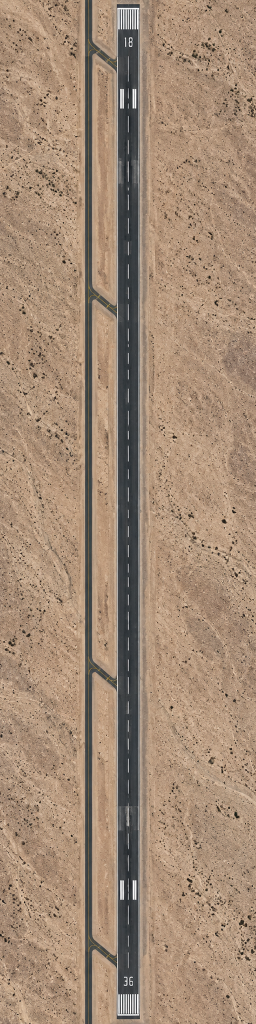
#> input picture assets/originals/airbase_runway.png, 512 x 2048 px, given in place of zoomout_a.png, which was not available (shown at 1/2 size)
$ python make_farfield.py ../assets/originals/airbase_runway.png
#> lines starting #> are read from the running program, lines starting #| are printed output that depends on the picture; pictures that were not available may be replaced by others from this repository, and a replacement may not be noted
"""Far-field terrain around the playable map: a 6 x 6 km ground image seen through the Apache canopy.

  python3 tools/make_farfield.py            # writes tiles/far/<x>_<y>.jpg (4 x 4 tiles, 1024 px, mipmappable) and tiles/far/tsd.jpg
  python3 tools/make_farfield.py --keep     # also keeps build/farfield_6km.png for inspection

Inputs (assets/originals/):
  valley_map.png            the playable map; stays untouched, pixel for pixel, at the centre
  terrain/zoomout_a.png     an AI "zoom out" of the valley: the original sits inside it at 0.605 scale
  terrain/zoomout_b/c.png   further top-down samples in the same style
  terrain/nadir_d.png       a strictly overhead sample (about 2 m per pixel)

Steps:
  1. put the original map back into zoomout_a (the generator redraws the centre; we keep ours)
  2. lay the samples around it on a 1.5 m/px canvas, colour-matched, Laplacian-blended along wandering seams.
     Samples are only ever transposed, never mirrored, so shadows keep falling to the lower right.
  3. the main road: pieces slide sideways until their roads meet; two joints that still broke are painted in
  4. cut into tiles
"""
import json, os, sys
import numpy as np
from PIL import Image, ImageFilter
Image.MAX_IMAGE_PIXELS = None
ROOT = os.path.dirname(os.path.dirname(os.path.abspath(__file__)))
O = os.path.join(ROOT, 'assets', 'originals')

MPP = 1.5                  # canvas metres per pixel
N = 4000                   # canvas side: 6 km
CORE_MPP = 0.85            # original map metres per pixel
# where the original map sits inside zoomout_a (found by normalised cross-correlation over scale and position)
ZA_SCALE, ZA_X, ZA_Y = 0.605, 338, 153
rng = np.random.default_rng(7)


def step1_core():
    big = Image.open(f'{O}/terrain/zoomout_a.png').convert('RGB')
#> big is the input picture: PIL image 512x2048 RGB; mean R, G, B 162.7, 138.4, 117
    src = Image.open(f'{O}/valley_map.png').convert('RGB')
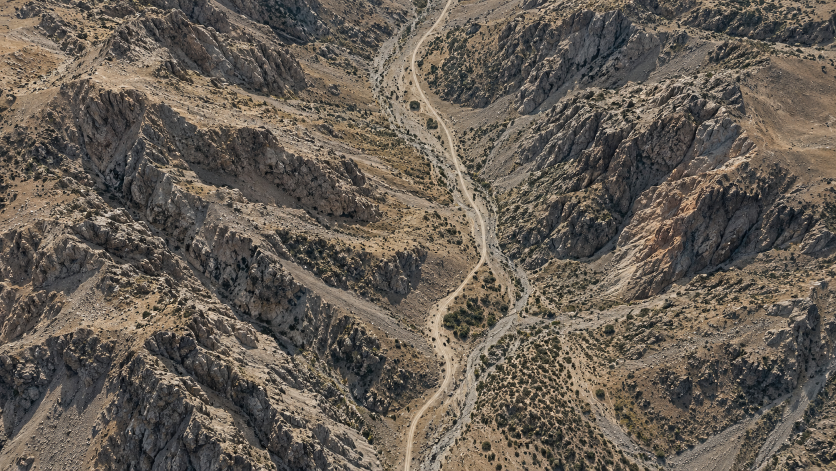
#> input picture assets/originals/valley_map.png, 1672 x 941 px (shown at 1/2 size)
#> src is the input picture: PIL image 1672x941 RGB; mean R, G, B 101.4, 93, 83.5
    f = 1 / ZA_SCALE
    W, H = round(big.width * f), round(big.height * f)
#> W = 846; H = 3385
    bg = np.asarray(big.resize((W, H), Image.LANCZOS)).astype(np.float32)
    ox, oy = round(ZA_X * f), round(ZA_Y * f)
    S = np.asarray(src).astype(np.float32)
    reg = bg[oy:oy + src.height, ox:ox + src.width]
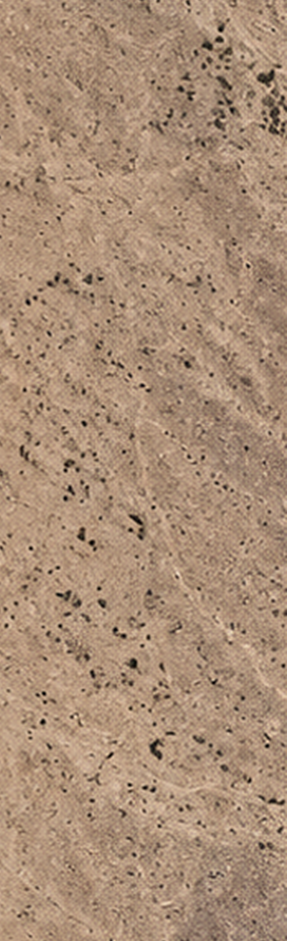
#> reg: shape (941, 287, 3) float32; mean R, G, B 170.4, 142.3, 118.5
    bg = (bg - reg.mean((0, 1))) / reg.std((0, 1)) * S.std((0, 1)) + S.mean((0, 1))
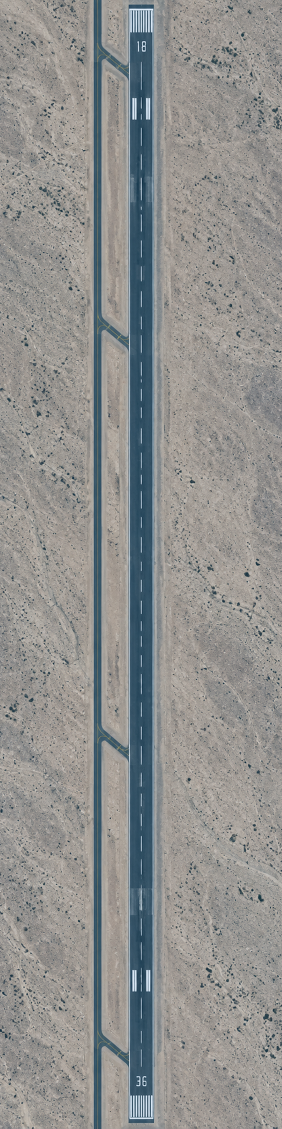
#> bg: shape (3385, 846, 3) float32 (shown at 1/3 size); mean R, G, B 84.8, 85.7, 80.5; drawn with min black and max white
    F = 70
    yy = np.minimum(np.arange(src.height), src.height - 1 - np.arange(src.height))[:, None]
    xx = np.minimum(np.arange(src.width), src.width - 1 - np.arange(src.width))[None, :]
    m = np.clip(np.minimum(yy, xx) / F, 0, 1); m = m * m * (3 - 2 * m)
    out = bg.copy()
#> (the run stopped early here; a loop or call above may not have finished)
